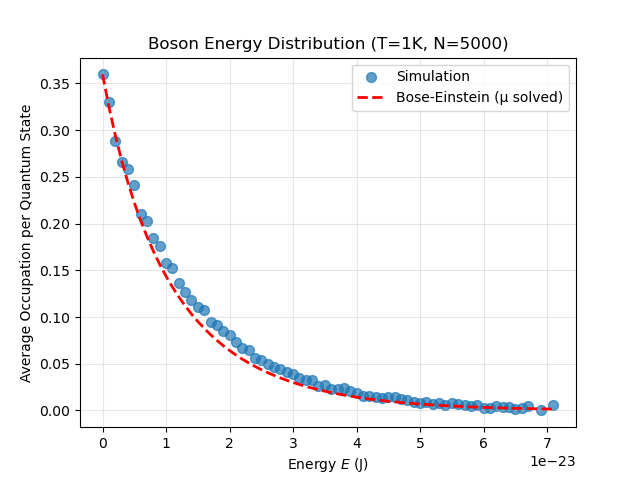

This chart was generated by the following Python code:
import numpy as np
import matplotlib.pyplot as plt
from collections import defaultdict
from tqdm import tqdm

# Physical constants
KB = 1.3806452E-23  # Boltzmann constant
h = 6.636e-34  # Planck constant
# mass = 9.1e-31  # Electron mass
mass = 1.44316060e-25  # Rubidium-87 mass (kg)
L = 5e-9  # Box length 5 nm

# Energy scale: E0 = h^2/(8*m*L^2)
E0 = h**2 / (8 * mass * L**2)

# Simulation parameters
N = 5000
T = 1  # Temperature in Kelvin
steps_to_equilibrium = 50000
steps_to_explore = 150000
MAX_QUANTUM_NUMBER = 40
debug = False

print(f"Energy scale E0 = {E0:.6e} J")
print(f"Thermal energy kB*T = {KB*T:.6e} J")
print(f"Ratio E0/(kB*T) = {E0/(KB*T):.6f}")

def _round24(x: float) -> float:
    """Round to 25 decimal places (floating precision will cap), keep float for downstream math."""
    return round(float(x), 24)

def _be_occupancy_per_state(E: float, mu: float, T: float) -> float:
    """Bose–Einstein occupancy for a single quantum state (no spin degeneracy)."""
    x = (E - mu) / (KB * T)
    if x > 700:  # avoid overflow -> occupancy ~ 0
        return 0.0
    if x <= 1e-14:  # extremely close to divergence; cap large
        return 1e14
    return 1.0 / (np.exp(x) - 1.0)

def find_mu_be(energies_sorted, degeneracy_map, N_target, T):
    """
    Find chemical potential mu such that:
        N_target = sum_E g(E) * 1/(exp((E - mu)/kBT) - 1)
    using bisection with guaranteed bracketing below E_min.
    """
    E_min = min(energies_sorted)
    # Bracket: mu must be < E_min
    mu_low = E_min - 100.0 * KB * T  # far below -> small N
    mu_high = E_min - 1e-30          # just below ground -> huge N

    def N_of_mu(mu):
        total = 0.0
        for E in energies_sorted:
            g = degeneracy_map.get(E, 1)
            occ = _be_occupancy_per_state(E, mu, T)
            total += g * occ
            if total > 10 * N_target:  # early break to keep numeric stability
                break
        return total

    N_low = N_of_mu(mu_low)
    N_high = N_of_mu(mu_high)

    # Ensure bracketing (monotone increasing in mu)
    if N_low > N_target:
        # widen lower bound
        for _ in range(50):
            mu_low -= 100.0 * KB * T
            N_low = N_of_mu(mu_low)
            if N_low <= N_target:
                break
    if N_high < N_target:
        # move even closer to E_min from below
        for k in range(50):
            mu_high = E_min - 10.0**(-(k+3))  # E_min - 1e-3, 1e-4, ...
            N_high = N_of_mu(mu_high)
            if N_high >= N_target:
                break

    # Bisection
    for _ in range(200):
        mu_mid = 0.5 * (mu_low + mu_high)
        N_mid = N_of_mu(mu_mid)
        if abs(N_mid - N_target) <= 1e-6 * max(1.0, N_target):
            return mu_mid
        if N_mid < N_target:
            mu_low = mu_mid
        else:
            mu_high = mu_mid
    return 0.5 * (mu_low + mu_high)

class Particle():
    """
    Create a Particle in a 3D box
    ----
    PARAMETERS
    ----
    l : wave vector in x
    m : wave vector in y
    n : wave vector in z
    index : particle identifier "name"

    NOTE: Bosons have no spin degeneracy, each quantum state (l,m,n) is unique
    Energy is now PHYSICAL: E = E0 * (l^2 + m^2 + n^2), stored rounded to 25 dp.
    """
    def __init__(self, l, m, n, index):
        self.k = (l, m, n)
        self.E = 0  # Physical energy E (J), rounded
        self.update_energy()
        self.index = index

    def update_energy(self):
        """Updates physical energy of particle; stores rounded to 25 dp."""
        E_phys = E0 * (self.k[0]**2 + self.k[1]**2 + self.k[2]**2)
        self.E = _round24(E_phys)

    def __eq__(self, other):
        """Check equivalence between particles"""
        try:
            if self.k[0] == other.k[0] and self.k[1] == other.k[1] and self.k[2] == other.k[2]:
                return True
            else:
                return False
        except Exception:
            return False

class Microstate():
    """
    Create a certain configuration of N particles in a 3D box
    ----
    PARAMETERS
    ----
    N : Number of particles
    """
    def __init__(self, N):
        self.particles_hashmap = {}  # {(l,m,n): [particle_indices]}
        self.particles = {}  # {index: Particle}
        self.energy_map = {}  # {E (rounded): occupation_number}
        self.E_total = 0  # Total energy (sum of rounded energies)

        # Compute degeneracy map using PHYSICAL energy keys (rounded)
        self.degeneracy = {}
        for l in range(1, MAX_QUANTUM_NUMBER + 1):
            for m in range(1, MAX_QUANTUM_NUMBER + 1):
                for n in range(1, MAX_QUANTUM_NUMBER + 1):
                    E_phys = E0 * (l**2 + m**2 + n**2)
                    E_key = _round24(E_phys)
                    self.degeneracy[E_key] = self.degeneracy.get(E_key, 0) + 1

    def add_particle(self, state: Particle):
        """Add a particle to the ensemble while building it.
        Returns 0 if addition successful.

        NOTE: For bosons, there is NO restriction on occupation number!
        Multiple bosons can occupy the same quantum state."""
        if state.k in self.particles_hashmap:
            # Add boson to the state (no limit for bosons!)
            self.particles_hashmap[state.k].append(state.index)
            self.particles[state.index] = state
            self.energy_map[state.E] += 1
        else:
            # Create new entry for this quantum state
            self.particles_hashmap[state.k] = [state.index]
            self.particles[state.index] = state
            if state.E in self.energy_map:
                self.energy_map[state.E] += 1
            else:
                self.energy_map[state.E] = 1

        # Update microstate energy
        self.E_total += state.E
        return 0

    def transition(self, particle_index: int, new_state: tuple):
        """
        Execute a particle swap. This changes the energy map of the system
        Returns
        1 if swap accepted
        0 if swap rejected

        NOTE: For bosons, NO transitions are forbidden due to Pauli exclusion!
        Uses PHYSICAL energy for Metropolis criterion.
        """

        # Get the particle to transition
        concerned_particle = self.particles[particle_index]

        # Calculate new physical energy
        new_particle = Particle(new_state[0], new_state[1], new_state[2],
                               concerned_particle.index)
        new_energy = new_particle.E
        old_energy = concerned_particle.E
        delta_E = new_energy - old_energy

        # Metropolis acceptance criterion (using physical energy)
        coin = np.random.random()
        to_accept = delta_E <= 0 or coin < np.exp(-delta_E / (KB * T))

        if debug:
            print(f'delta_E = {delta_E}; exp = {np.exp(-delta_E / (KB * T))}; coin={coin}')
            print(f'{"Accep" if to_accept else "Rejec"}ting jump')

        if to_accept:
            old_k = concerned_particle.k
            old_E = concerned_particle.E

            # Update energy maps
            self.energy_map[old_E] -= 1
            if self.energy_map[old_E] == 0:
                del self.energy_map[old_E]
            self.E_total -= old_E

            # Remove from old state in hashmap
            self.particles_hashmap[old_k].remove(concerned_particle.index)
            if len(self.particles_hashmap[old_k]) == 0:
                del self.particles_hashmap[old_k]

            # Update particle state
            concerned_particle.k = new_state
            concerned_particle.update_energy()

            # Add to new state in hashmap
            if new_state in self.particles_hashmap:
                self.particles_hashmap[new_state].append(concerned_particle.index)
            else:
                self.particles_hashmap[new_state] = [concerned_particle.index]

            # Update energy maps
            if concerned_particle.E in self.energy_map:
                self.energy_map[concerned_particle.E] += 1
            else:
                self.energy_map[concerned_particle.E] = 1

            self.E_total += concerned_particle.E
            return 1
        else:
            return 0

    def get_stats(self):
        """Get energy distribution E vs n dictionary"""
        return self.energy_map

    def print_stats(self):
        print("QUANTUM NUMBERS\tOCCUPATION NUMBER")
        print("____________________________________________")
        for k in self.particles_hashmap:
            print(f"{k}\t{len(self.particles_hashmap[k])}")
        print("____________________________________________")

class Ensemble():
    def __init__(self, N):
        self.N = N
        self.system = Microstate(N)

    def build_ensemble(self):
        """Builds a system of N bosons"""
        id = 0
        for l in range(1, MAX_QUANTUM_NUMBER+1):
            for m in range(1, MAX_QUANTUM_NUMBER+1):
                for n in range(1, MAX_QUANTUM_NUMBER+1):
                    # Only one particle per quantum state initially
                    # (no spin degeneracy for bosons)
                    particle = Particle(l, m, n, id)
                    id += 1
                    self.system.add_particle(particle)

                    if id >= N:
                        return

    def walk(self, n_trials, record_interval=200):
        """Take `n_trials` random walks in the gamma space
        `record_interval` must be > 0 for recording stats"""

        accepted, rejected = 0, 0
        occupation_numbers = defaultdict(int)
        n_samples = 0

        for i in tqdm(range(n_trials)):
            chosen_one = np.random.randint(0, N)
            new_l = np.random.randint(1, MAX_QUANTUM_NUMBER + 1)
            new_m = np.random.randint(1, MAX_QUANTUM_NUMBER + 1)
            new_n = np.random.randint(1, MAX_QUANTUM_NUMBER + 1)
            new_quantum_numbers = (new_l, new_m, new_n)

            result = self.system.transition(chosen_one, new_quantum_numbers)

            if result == 1:
                accepted += 1
            else:
                rejected += 1

            if record_interval > 0 and i % record_interval == 0:
                for energy, n_particles in self.system.energy_map.items():
                    occupation_numbers[energy] += n_particles
                n_samples += 1

        # Calculate average occupation per quantum state
        average_occupation_per_energy = {}
        for energy, n_particles in occupation_numbers.items():
            degen = self.system.degeneracy.get(energy, 1)
            average_occupation_per_energy[energy] = n_particles/(n_samples*degen)

        self.stats = {
            "n_trials": n_trials,
            "accepted": accepted,
            "rejected": rejected,
            "acceptance_rate": round(accepted / n_trials, 2),
            "rejectance_rate": round(rejected / n_trials, 2)
        }

        print("\n--- Simulation Summary ---")
        for k, v in self.stats.items():
            print(f"{k:20s}: {v}")

        return average_occupation_per_energy

def main():
    ens = Ensemble(N)
    ens.build_ensemble()

    print(f"\nTotal energy (J): {ens.system.E_total}")
    print(f"Average energy per particle (J): {ens.system.E_total/N:.6e}")

    labels = list(ens.system.energy_map.keys())
    values = list(ens.system.energy_map.values())
    plt.scatter(labels, values)
    plt.xlabel(r'Energy $E$ (J)')
    plt.ylabel('Number of Particles')
    plt.title('Boson Statistics (Initial)')
    plt.show()

    # Equilibration
    print("Equilibriating...")
    ens.walk(steps_to_equilibrium, record_interval=-1)
    print()
    print(f"\nTotal energy after equilibration (J): {ens.system.E_total}")
    print(f"Average energy per particle (J): {ens.system.E_total/N:.6e}")

    labels = list(ens.system.energy_map.keys())
    values = list(ens.system.energy_map.values())
    plt.scatter(labels, values)
    plt.xlabel(r'Energy $E$ (J)')
    plt.ylabel('Number of Particles')
    plt.title('Instantaneous Boson Distribution (Equilibrium, 100k walks)')
    plt.show()

    # Production run with recording
    print("Exploring the gamma space...")
    avg_occ = ens.walk(steps_to_explore, record_interval=100)
    print()
    print(f"\nFinal total energy (J): {ens.system.E_total}")
    print(f"Average energy per particle (J): {ens.system.E_total/N:.6e}")

    energy = sorted(avg_occ.keys())  # physical energies (rounded)
    avg_per_energy = [avg_occ[e] for e in energy]  # average occupation per state

    plt.scatter(energy, avg_per_energy, label='Simulation', s=50, alpha=0.7)
    plt.xlabel(r'Energy $E$ (J)')
    plt.ylabel('Average Occupation per Quantum State')
    plt.title(f'Boson Energy Distribution (T={T}K, N={N})')

    # --- Numerical μ solving to match total N (Option A) ---
    # Build degeneracy list aligned with "energy"
    degen_list = [ens.system.degeneracy.get(e, 1) for e in energy]
    degeneracy_map = ens.system.degeneracy

    # Find μ so that N_theory(μ) = N
    mu = find_mu_be(energy, degeneracy_map, N, T)
    print(f"\nComputed chemical potential μ = {mu:.6e} J")

    # Comparison with Bose–Einstein statistics using found μ
    be_E = []
    be_f_of_E = []
    for e_val in energy:
        be_E.append(e_val)
        f_of_E = _be_occupancy_per_state(e_val, mu, T)
        be_f_of_E.append(f_of_E)

    # Check if we have valid BE values
    if max(be_f_of_E) > 0:
        # Normalize BE distribution to match simulation scale (same approach as before)
        max_sim = max(avg_per_energy)
        max_be = max(be_f_of_E)
        be_f_of_E_scaled = [f * (max_sim / max_be) for f in be_f_of_E]

        plt.plot(be_E, be_f_of_E_scaled, label='Bose-Einstein (μ solved)', 
                 color='r', linewidth=2, linestyle='--')
        plt.legend()
    else:
        print("\nWARNING: Bose-Einstein distribution too small to plot.")
        print(f"Temperature T={T}K may be too low for this energy scale.")

    plt.grid(True, alpha=0.3)
    plt.show()

if __name__ == '__main__':
    main()
